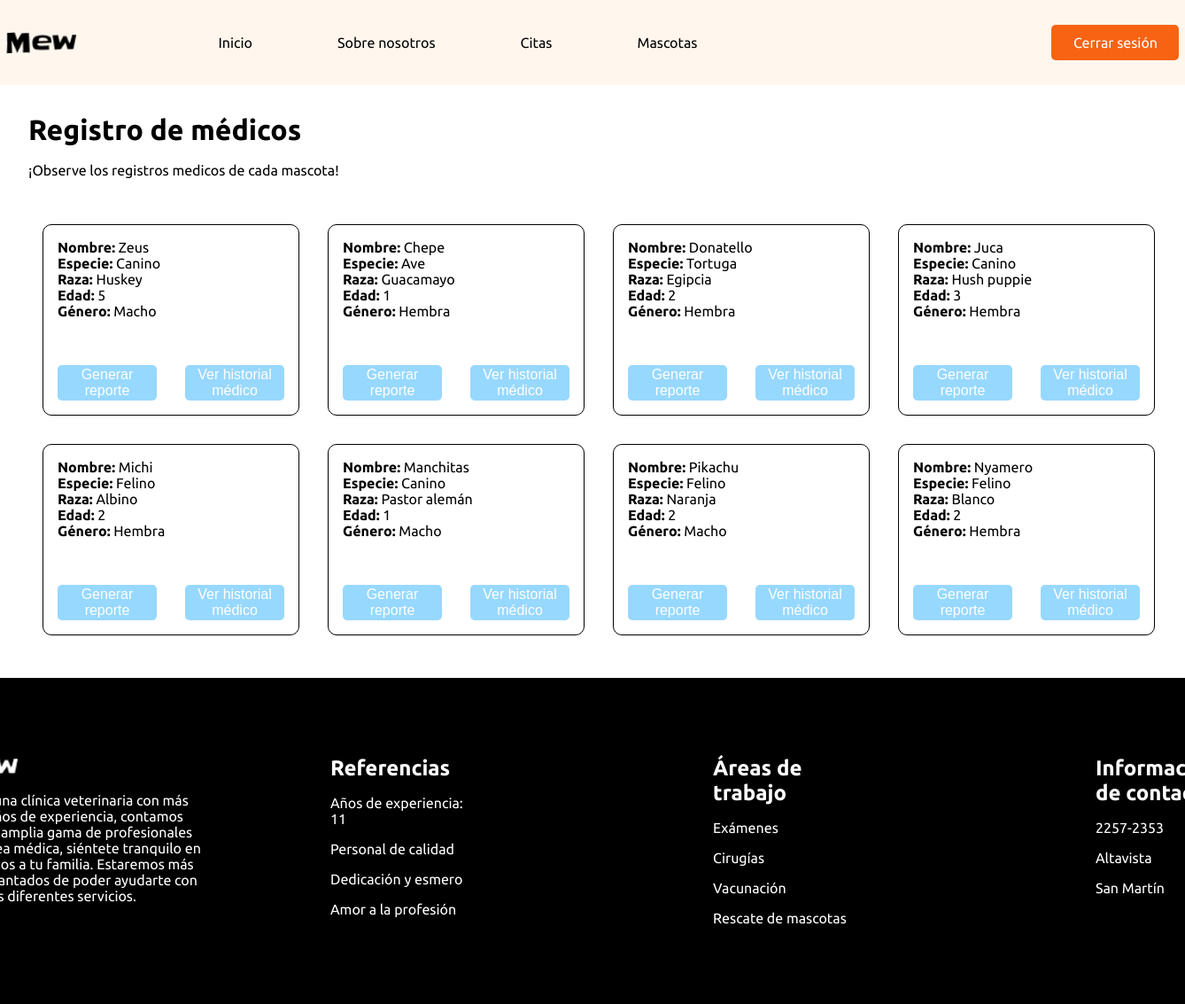
The app's page /veterinario/php/view_mascotas.php (signed in), older data.
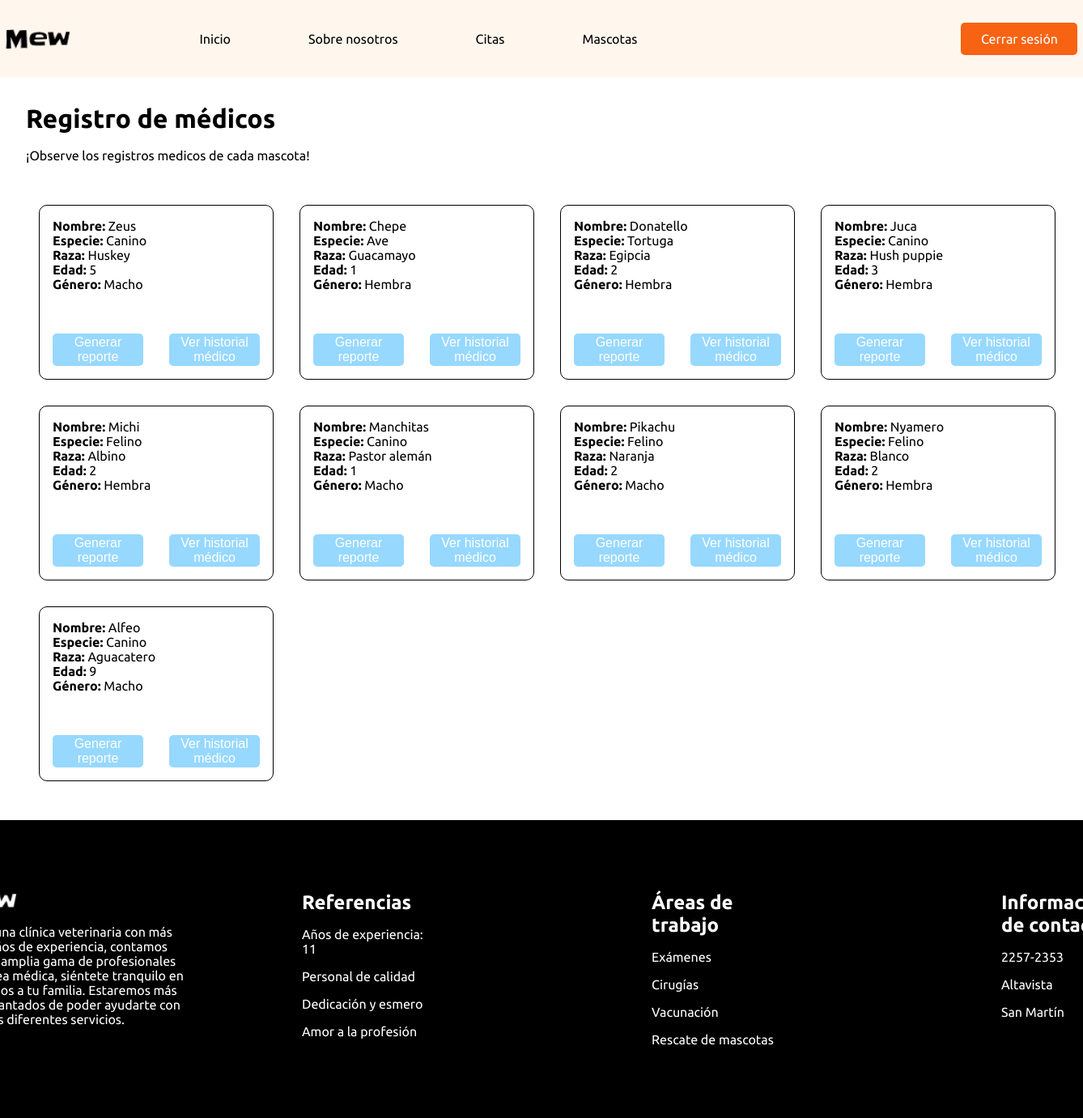
The same page, newer data.
### tables this page shows
CREATE TABLE `mascota` (
  `id` int NOT NULL,
  `nombre` varchar(255) NOT NULL,
  `especie` varchar(255) NOT NULL,
  `raza` varchar(255) NOT NULL,
  `edad` int NOT NULL,
  `genero` varchar(15) NOT NULL
);

### veterinario/php/_data_mascotas.php (called while the page is built, shortened)
<?php
$conexionBD = BD::crearInstancia();
$sql = "SELECT * FROM mascota";
$consulta = $conexionBD->prepare($sql);
$consulta->execute();
$todasLasMascotas = $consulta->fetchAll(PDO::FETCH_ASSOC);
?>

### veterinario/php/view_mascotas.php (the view, shortened to what this page needs)
<?php
include_once('../../user/php/templates/header.php');
include_once('_data_mascotas.php');
?>
<link rel="stylesheet" href="../../user/css/styles_index.css">
<div class="main">
    <div>
        <h1 class="titulo">Registro de médicos</h1>
    </div>
    <br>
    <div>
        <p>¡Observe los registros medicos de cada mascota!</p>
    </div>
    <br>
    <br>
    <div class="contenedor_citas">
        <?php foreach ($todasLasMascotas as $mascota) { ?>
            <div class="citas">
                <p class="space-p"> <span style="font-weight:600;">Nombre:</span> <?php echo $mascota['nombre'] ?></p>
                <p class="space-p"> <span style="font-weight:600;">Especie:</span> <?php echo $mascota['especie'] ?></p>
                <p class="space-p"> <span style="font-weight:600;">Raza:</span> <?php echo $mascota['raza'] ?></p>
                <p class="space-p"> <span style="font-weight:600;">Edad:</span> <?php echo $mascota['edad'] ?></p>
                <p class="space-p"> <span style="font-weight:600;">Género:</span> <?php echo $mascota['genero'] ?></p>
                <br>
                <br>
                <div class="btns">
                    <button onclick="showPopup(<?= $mascota['id'] ?>)" class="btn-medico">Generar reporte</button>
                    <button class="btn-medico"><a class="btn-medico" href="view_mascotaHistorial.php?id=<?=$mascota['id']?>">Ver historial médico</a></button>
                </div>
            </div>
        <?php } ?>
    </div>
</div>
<?php
include_once('../../user/php/templates/footer.php');
?>

Row changes from the older to the newer data that the page shows:
added mascota: nombre "Alfeo", especie "Canino", raza "Aguacatero", edad "9", genero "Macho"
